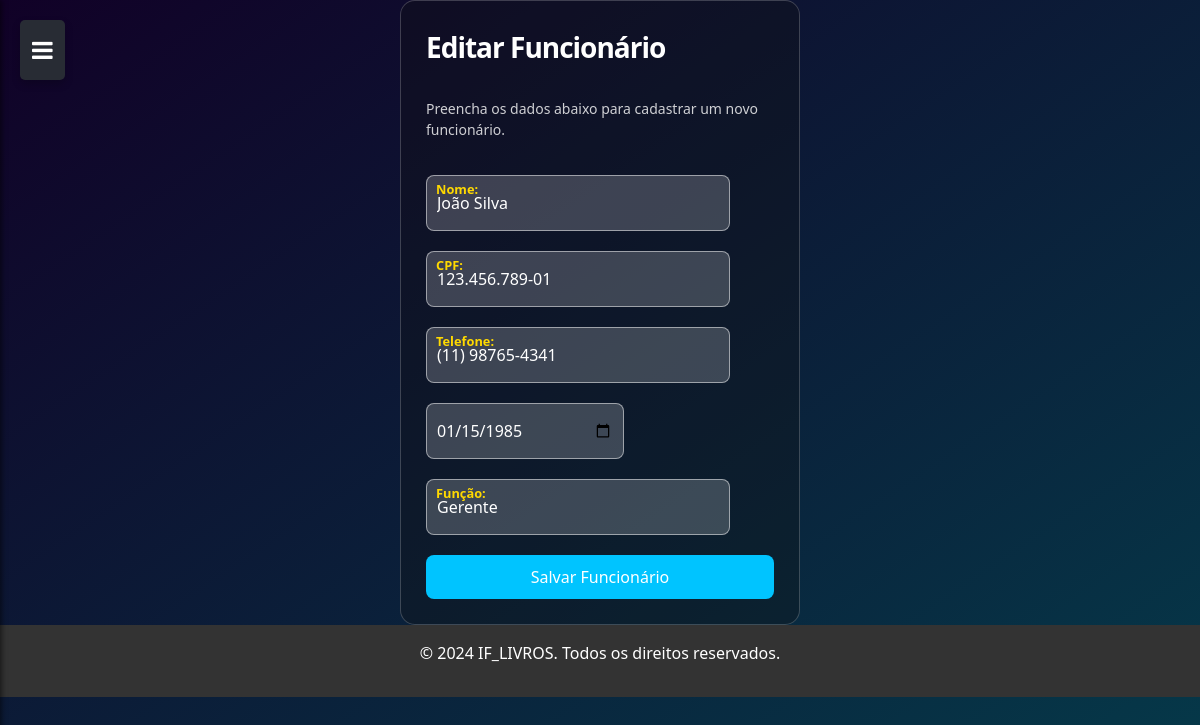
Page /cadastro_funcionario.php?id=1 (signed in) on the committed database.
### tables this page shows
CREATE TABLE IF NOT EXISTS `funcionario` (
  `idfuncionario` INT NOT NULL AUTO_INCREMENT,
  `nome` VARCHAR(45) NOT NULL,
  `cpf` VARCHAR(45) NOT NULL,
  `telefone` VARCHAR(45) NOT NULL,
  `data_de_nascimento` DATE NOT NULL,
  `funcao` VARCHAR(45) NOT NULL,
  PRIMARY KEY (`idfuncionario`));

### public/cadastro_funcionario.php (the view, shortened to what this page needs)
<?php
if (isset($_GET['id'])) {
    require_once "../controle/conexao.php";
    $id = $_GET['id'];
    $sql = "SELECT * FROM funcionario WHERE idfuncionario = $id";
    $resultado = mysqli_query($conexao, $sql);
    $linha = mysqli_fetch_array($resultado);
    $nome = $linha['nome'];
    $cpf = $linha['cpf'];
    $telefone = $linha['telefone'];
    $data_de_nascimento = $linha['data_de_nascimento'];
    $funcao = $linha['funcao'];
    $botao = "Salvar";
}
?>
<!DOCTYPE html>
<html lang="pt-BR">
<head>
    <link href="https://cdn.jsdelivr.net/npm/bootstrap@5.3.3/dist/css/bootstrap.min.css" rel="stylesheet">
    <link rel="stylesheet" href="../public/css/header.css">
    <link rel="stylesheet" href="./css/style_form.css">
</head>
<body>
    <form action="../controle/banco_funcionario.php?<?php echo $id; ?>" method="post" class="form">
        <p class="title"><?php echo ($id > 0) ? "Editar " : "Cadastrar "; ?> Funcionário</p>
        <p class="message">Preencha os dados abaixo para cadastrar um novo funcionário.</p>
        <div class="flex">
            <label>
                <input type="text" class="input" name="nome" value="<?php echo $nome; ?>" required
                    title="Digite o nome completo do funcionário">
                <span>Nome:</span>
            </label>
        </div>
        <div class="flex">
            <label>
                <input type="text" class="input" name="cpf" value="<?php echo $cpf; ?>" required
                    title="Digite o CPF do funcionário (somente números)">
                <span>CPF:</span>
            </label>
        </div>
        <div class="flex">
            <label>
                <input type="text" class="input" name="telefone" value="<?php echo $telefone; ?>" required
                    title="Digite o número de telefone com DDD">
                <span>Telefone:</span>
            </label>
        </div>
        <div class="flex">
            <label>
                <input type="date" class="input" name="data_nascimento" value="<?php echo $data_de_nascimento; ?>" required
                    title="Selecione a data de nascimento do funcionário">
            </label>
        </div>
        <div class="flex">
            <label>
                <input type="text" class="input" name="funcao" value="<?php echo $funcao; ?>" required
                    title="Digite a função do funcionário (ex.: Gerente, Atendente)">
                <span>Função:</span>
            </label>
        </div>
        <button type="submit" class="submit" title="Clique para salvar as informações do funcionário"><?php echo $botao; ?> Funcionário</button>
    </form>
</body>
</html>

### public/css/header.css (style rules this page uses)
.fa { color: white; }
.off-menu-btn { position: fixed; top: 20px; left: 20px; background-color: #282c34; color: white; border: none; padding: 12px; font-size: 24px; cursor: pointer; border-radius: 5px; box-shadow: 0 4px 8px rgba(0, 0, 0, 0.2); transition: 0.3s; }

### public/css/style_form.css (style rules this page uses)
body { background: linear-gradient(to bottom right, #110127, #053a4a); display: flex; flex-direction: column; min-height: 100vh; margin: 0; box-sizing: border-box; }
.form { display: flex; flex-direction: column; gap: 20px; max-width: 400px; padding: 25px; border-radius: 15px; background-color: rgba(20, 20, 20, 0.343); color: #ffffff; border: 1px solid rgba(255, 255, 255, 0.2); margin: 0 auto; height: auto; }
.title { font-size: 28px; font-weight: 600; letter-spacing: -1px; color: white; margin-bottom: 10px; }
.message { font-size: 14px; color: rgba(255, 255, 255, 0.8); margin-bottom: 15px; }
.form label { position: relative; }
.form label .input { background-color: rgba(255, 255, 255, 0.2); color: #fff; padding: 15px 10px; outline: 0; border: 1px solid rgba(255, 255, 255, 0.5); border-radius: 8px; font-size: 16px; width: 120%; caret-color: #ffffff; }
.form label .input + span { color: rgba(255, 255, 255, 0.7); position: absolute; left: 10px; top: 12px; font-size: 0.9em; cursor: text; transition: 0.3s ease; }
.form label .input:focus + span, .form label .input:valid + span { color: #ffd900; top: 5px; font-size: 0.8em; font-weight: 600; }
.submit { border: none; padding: 10px 0; border-radius: 8px; color: #fff; font-size: 16px; background-color: #00c4ff; cursor: pointer; transition: background-color 0.3s ease; }
.flex { display: flex; gap: 15px; }
footer { background: #333; color: #fff; text-align: center; padding: 1rem; position: relative; bottom: 0; z-index: 1; width: 100%; }

### rows in the picture
funcionario: nome "João Silva", cpf "123.456.789-01", telefone "(11) 98765-4341", data_nascimento "01/15/1985", funcao "Gerente"

### other values in the picture
$botao "Salvar"
